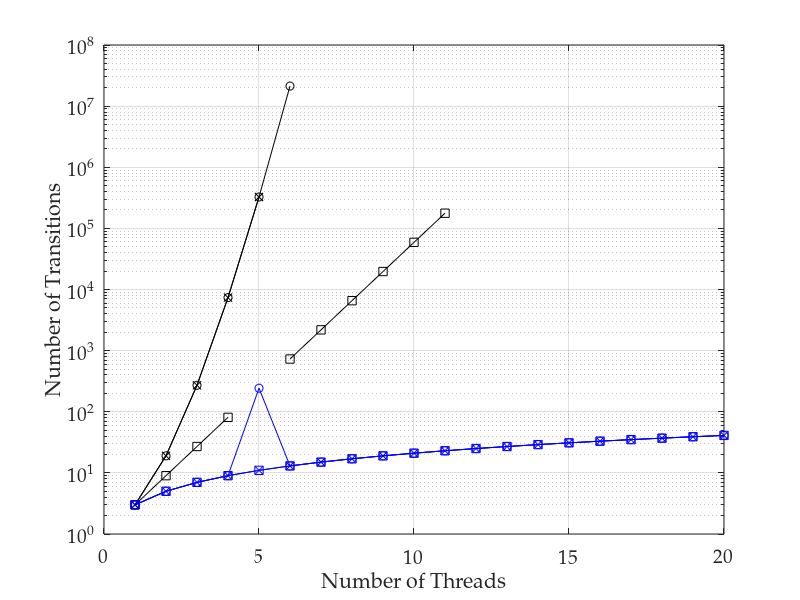

Write the MATLAB code that produced this figure. (Note: this script raises an error after producing the figure.)
%% importing data
transitions = dlmread('indep_trans_2.csv', ',', 0, 0);
% convert 0 values to NaNs, as these don't plot
transitions(transitions==0)=nan;
threads = [1:20];

%% plotting lines

semilogy(threads, transitions(:, 1), 'ko-')
hold on
semilogy(threads, transitions(:, 2), 'kx-')
semilogy(threads, transitions(:, 3), 'ks-')
semilogy(threads, transitions(:, 4), 'bo-')
semilogy(threads, transitions(:, 5), 'bx-')
semilogy(threads, transitions(:, 6), 'bs-')
hold off
grid on

%% adding axis labels
ax = gca;
set(ax, 'FontName', 'Palatino Linotype', 'FontSize', 14);
xlabel('Number of Threads');
ylabel('Number of Transitions');
axis([0 20 1 100000000])
ax.YTick = [1 100 10000 1000000 100000000];

%% output pdf file
h = figure(1);
h.Units = 'centimeters'; % set figure position to cm
%h.Position(2) = [h.Position(2)-9]; % set figure position bevore resize
h.Position([3:4]) = [10,8]; % resize figure
Plot2LaTeX( h, 'indep_trans_fig2' )
